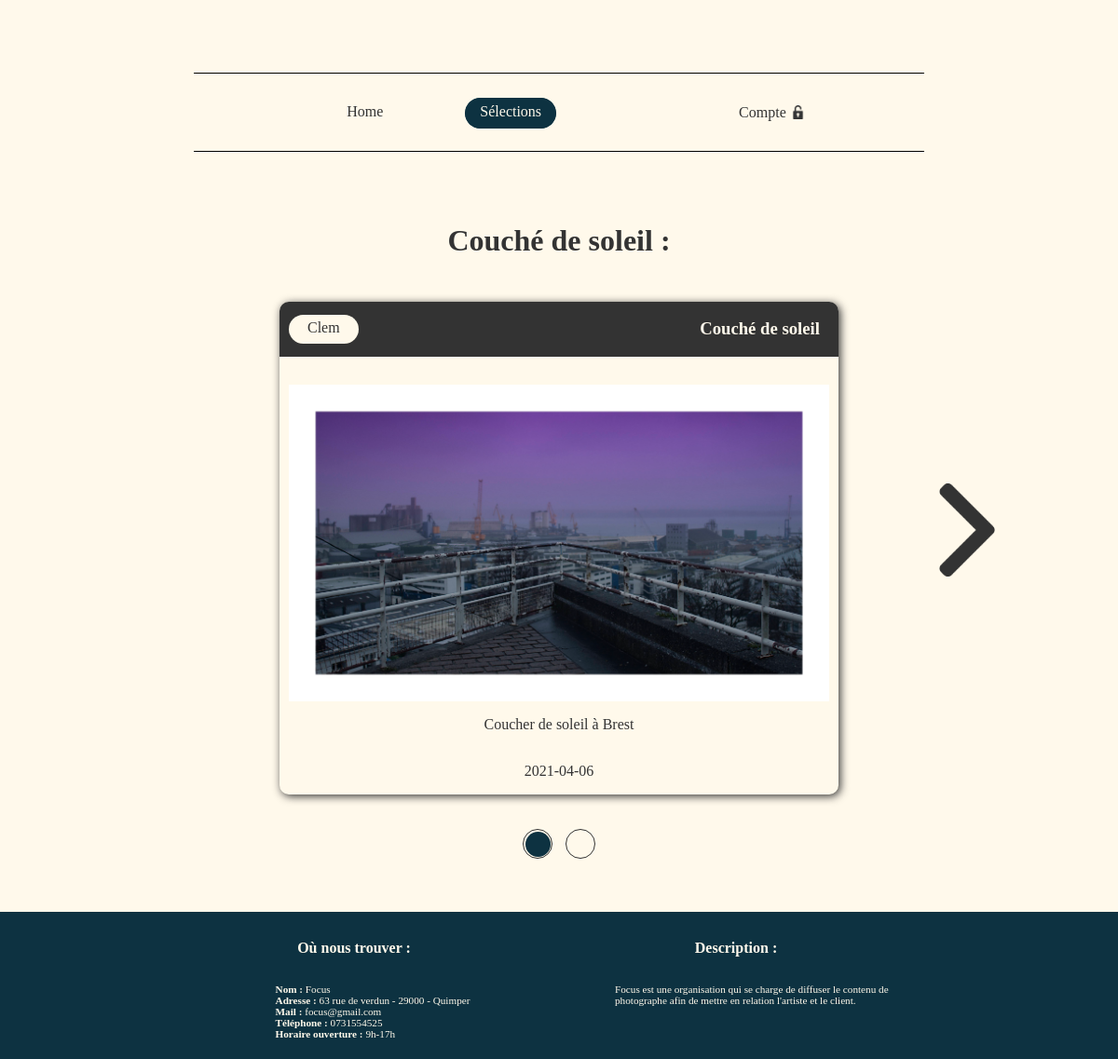
The app's page /affichageSelection.php?sel_id=6&elt_id=93 with its own data.
### tables this page shows
CREATE TABLE `t_element_ele` (
  `ele_numero` int(11) NOT NULL,
  `ele_intitule` varchar(200) NOT NULL,
  `ele_descriptif` varchar(500) NOT NULL,
  `ele_date` date NOT NULL,
  `ele_fichierImage` varchar(100) NOT NULL,
  `ele_etat` char(1) NOT NULL
);

CREATE TABLE `t_selection_sel` (
  `sel_numero` int(11) NOT NULL,
  `sel_intitule` varchar(100) NOT NULL,
  `sel_texteIntro` varchar(500) NOT NULL,
  `sel_date` date NOT NULL,
  `com_pseudo` varchar(60) NOT NULL
);

CREATE TABLE `t_presentation_pre` (
  `pre_numero` int(11) NOT NULL,
  `pre_nomStruct` varchar(80) NOT NULL,
  `pre_adresse` varchar(100) NOT NULL,
  `pre_adresseMail` varchar(100) NOT NULL,
  `pre_numeroTel` varchar(10) NOT NULL,
  `pre_horaireOuverture` varchar(10) NOT NULL,
  `pre_texte` varchar(500) NOT NULL,
  `com_pseudo` varchar(60) NOT NULL
);

### affichageSelection.php (the view, shortened to what this page needs)
<!DOCTYPE html>
<html lang="fr" dir="ltr">
<head>
   <link rel="stylesheet" href="../../css/selection.css" />
   <link rel="stylesheet" href="../../css/navBar.css" />
   <link rel="stylesheet" href="../../css/footer.css" />
</head>
<body>
   <aside>
      <ul class="navBar" >
         <li><a href="../../index.php">Home</a></li>
         <li><a href="selection.php" class="bouton">Sélections</a></li>
         <?php
         if(isset($_SESSION['login'])){
            echo "<li class='menu compte'><a>Compte<img class='lock' src='../../assets/logos/padlock_bc.png'></img></a>";
         }else{
            echo "<li class='menu compte'><a>Compte<img class='lock' src='../../assets/logos/padlock_bo.png'></img></a>";
         }
         ?>
         </li>
      </ul>
   </aside>
   <?php
   require('../connexionBDD.php');
   $nbRowsSuiv=0;
   $nbEle=0;
   if(!empty($_GET['elt_id']) and is_int((int)$_GET['elt_id']) and is_int((int)$_GET['sel_id']) and isset($_GET['sel_id']) and isset($_GET['elt_id'])){
      $sel_id=(int)htmlspecialchars($_GET['sel_id']);
      $elt_id=(int)htmlspecialchars($_GET['elt_id']);
      $reqEle = "SELECT sel_intitule, ele_intitule, ele_descriptif, ele_date, ele_fichierImage, com_pseudo, ele_etat
                 FROM t_element_ele
                 JOIN tj_relie_rel USING(ele_numero)
                 JOIN t_selection_sel USING(sel_numero)
                 WHERE ele_numero=$elt_id
                 AND sel_numero=$sel_id";
      $resEle = $mysqli->query($reqEle);
      $nbEle = $resEle->num_rows;
      if(!$resEle){
         echo "Error: La requête a echoué \n";
         echo "Errno: " . $mysqli->errno . "\n";
         echo "Error: " . $mysqli->error . "\n";
         exit();
      }
      else{
         $ele = $resEle->fetch_array(MYSQLI_ASSOC);
      }
      $reqEleSuiv = "SELECT ele_numero FROM t_element_ele
                     JOIN tj_relie_rel USING(ele_numero)
                     JOIN t_selection_sel USING(sel_numero)
                     WHERE sel_numero = $sel_id
                     AND ele_numero > $elt_id
                     LIMIT 1";
      $resEleSuiv = $mysqli->query($reqEleSuiv);
      $nbRowsSuiv = $resEleSuiv->num_rows;
      if(!$resEleSuiv){
         echo "Error: La requête a echoué \n";
         echo "Errno: " . $mysqli->errno . "\n";
         echo "Error: " . $mysqli->error . "\n";
         exit();
      }
      else{
         $eleSuiv = $resEleSuiv->fetch_array(MYSQLI_ASSOC);
      }
      $reqCptEle = "SELECT ele_numero
                    FROM t_element_ele
                    JOIN tj_relie_rel USING(ele_numero)
                    WHERE sel_numero='$_GET[sel_id]'";
      $resCptEle = $mysqli->query($reqCptEle);
   }
   ?>
   <?php
      if(!empty($elt_id) and $nbEle){
         echo "
            <h2 id='ancre'>".$ele['sel_intitule']." :</h2>
            <section>
               <article class='imgUser'>
                  <div class='headerPublic'>
                     <a href='#'>".$ele['com_pseudo']."</a>
                     <h3>".$ele['ele_intitule']."</h3>
                  </div>
                  <img src='../../assets/img/".$ele['ele_fichierImage']."' alt='img1'>
                  <p>".$ele['ele_descriptif']."</p>
                  <p>".$ele['ele_date']."</p>
               </article>
            </section>";
      }
      if($nbEle){
         if($nbRowsSuiv){
            echo "<a href='affichageSelection.php?sel_id=".$sel_id."&elt_id=".$eleSuiv['ele_numero']."#ancre'><img class='flecheDroite' src='../../assets/logos/flecheDroite.png' alt='flecheDroite'></a>";
         }
         echo "<section class='indice'>";
         while ($cptEle = $resCptEle->fetch_assoc()) {
            if($cptEle['ele_numero']==$elt_id){
               echo "<a class='indiceB' href='affichageSelection.php?sel_id=".$sel_id."&elt_id=".$cptEle['ele_numero']."#ancre'></a>";
            }
            else{
               echo "<a class='indiceG' href='affichageSelection.php?sel_id=".$sel_id."&elt_id=".$cptEle['ele_numero']."#ancre'></a>";
            }
         }
         echo "</section>";
      }
      elseif(!isset($_GET['elt_id']) or !isset($_GET['sel_id'])){
         echo "<h1 class='emptySel'>Vous devez mentionner une sélection et un élément</h1>";
      }
      elseif (empty($_GET['sel_id'])) {
         echo "<h1 class='emptySel'>La sélection n'existe pas</h1>";
      }
      elseif(empty($_GET['elt_id'])){
         echo "<h1 class='emptySel'>La sélection est vide</h1>";
      }
      elseif(!is_int($_GET['elt_id']) or !is_int($_GET['sel_id'])){
         echo "<h1 class='emptySel'>Le numéro de l'élément/sélection est invalide</h1>";
      }
      else{
         echo "<h1 class='emptySel'>Element inconnu</h1>";
      }
   ?>
   <?php require('../footer.php'); ?>
</body>
</html>

### footer.php (shortened to what this page needs)
<?php
require('connexionBDD.php');
$reqStruc = "SELECT pre_nomStruct, pre_adresse, pre_adresseMail, pre_numeroTel, pre_horaireOuverture, pre_texte
             FROM t_presentation_pre;";
$resStruc = $mysqli->query($reqStruc);
if(!$resStruc){
   echo "Error: La requête a echoué \n";
   echo "Errno: " . $mysqli->errno . "\n";
   echo "Error: " . $mysqli->error . "\n";
   exit();
}
else{
   $struc = $resStruc->fetch_array(MYSQLI_ASSOC);
}
?>
<footer id="contact">
   <article class="infosOrga">
      <h2>Où nous trouver : </h2>
      <ul>
         <li><B>Nom : </B><?php echo $struc['pre_nomStruct'] ?></li>
         <li><B>Adresse : </B><?php echo $struc['pre_adresse'] ?></li>
         <li><B>Mail : </B><?php echo $struc['pre_adresseMail'] ?></li>
         <li><B>Téléphone : </B><?php echo $struc['pre_numeroTel'] ?></li>
         <li><B>Horaire ouverture : </B><?php echo $struc['pre_horaireOuverture'] ?></li>
      </ul>
   </article>
   <article class="infosOrga">
      <h2>Description :</h2>
      <ul>
         <li class="description"><?php echo $struc['pre_texte'] ?></li>
      </ul>
   </article>
</footer>

### selection.css (style rules this page uses)
html { scroll-behavior: smooth; margin: 0 }
p, a, a:visited { text-decoration: none; font-size: 1em; color: rgb(51, 51, 51); }
body { margin: 0; padding: 0; font-family: "Kiwi_Maru"; background-color: rgb(255, 249, 235); display: flex; flex-direction: column; align-items: center; position: relative; }
h2 { margin-top: 0px; color : rgb(51, 51, 51); font-size: 2em; }
section { display: flex; flex-direction: column; align-items: center; margin-bottom: 30px; }
.imgUser { display: flex; flex-direction: column; align-items: center; margin-top: 20px; width: 50vw; min-width:600px; box-shadow: 2px 2px 10px rgb(51, 51, 51); border-radius: 10px; }
.headerPublic { width: 100%; min-width: 600px; display: flex; align-items: center; justify-content:space-between; background-color: rgb(51, 51, 51); border-top-left-radius: 10px; border-top-right-radius:10px; color: rgb(255, 249, 235); }
.headerPublic a { margin-left: 10px; padding: 5px 20px 8px 20px; border-radius:50px; background-color: rgb(255, 249, 235); color:rgb(51, 51, 51); }
.headerPublic h3 { margin-right: 20px; }
.imgUser img { margin-top: 30px; max-width: 45vw; min-width: 580px; }
.flecheDroite, .flecheGauche { width:100px; position: absolute; top:50%; transform: translate(-50%,-50%); transition: all 0.2s; }
.flecheDroite { right: 5.2%; }
.indice { flex-direction: row; margin-bottom: 50px; height: auto; width: 600px; flex-wrap: wrap; align-items: center; justify-content: center; }
.indiceB, .indiceG { display: flex; align-items: center; justify-content: center; content: ''; width: 30px; height: 30px; background-color: rgb(255, 249, 235); border-radius: 50%; border: solid 1px rgb(51, 51, 51); margin:7px; }
.indiceB::after { content: ''; width: 90%; height: 90%; border-radius: 50%; background-color: rgb(13, 50, 65); }
.indiceG::after { content: ''; width: 80%; height:80%; border-radius: 50%; background-color: rgb(255, 249, 235); transition: all 0.2s; }

### navBar.css (style rules this page uses)
aside a, aside a:visited { color: rgb(51, 51, 51); text-decoration: none; }
aside { height: 30vh; width: 100%; display: flex; align-items: center; justify-content: center; }
.navBar { display: inline-flex; width: 60%; min-width:440px; justify-content:center; align-items: center; border-bottom: solid 1px black; border-top: solid 1px black; z-index: 10; background-color: rgb(255, 249, 235); list-style-type: none; padding: 4vh; transition: width 0.5s; }
.navBar li { text-align: center; margin-right: 6vw; }
.bouton, .bouton:visited { border-radius: 25px; padding: 5px 15px 9px 15px; border: solid 1px rgb(13, 50, 65); background-color: rgb(13, 50, 65); color: rgb(255, 249, 235); }
li a { border: solid 1px rgb(255, 249, 235); border-radius: 25px; transition: all 0.5s; padding: 5px 15px 9px 15px; }
.lock { width: 15px; margin-left: 5px; position: relative; top:2px; }
.compte { position: relative; left: 15%; }

### footer.css (style rules this page uses)
footer p, footer ul { text-decoration: none; color: rgb(255, 249, 235); }
footer li { font-size: 0.7em; }
footer h2 { color: rgb(255, 249, 235); font-size: 1em; }
footer ul { list-style-type: none; margin-left: 0; }
footer { padding-top: 30px; padding-bottom: 5px; width: 100%; background-color: rgb(13, 50, 65); display: flex; justify-content: center; bottom: 0; }
.infosOrga { margin-left: 50px; margin-right: 50px; display: flex; flex-direction: column; align-items: center; min-width: 280px; }
.description { width: 300px; }

### records on screen
t_element_ele: t_selection_sel.sel_intitule "Couché de soleil", t_selection_sel.com_pseudo "Clem", ele_intitule "Couché de soleil", ele_fichierImage (picture), ele_descriptif "Coucher de soleil à Brest", ele_date "2021-04-06"
t_presentation_pre: pre_nomStruct "Focus", pre_adresse "63 rue de verdun - 29000 - Quimper", pre_adresseMail "focus@gmail.com", pre_numeroTel "0731554525", pre_horaireOuverture "9h-17h", pre_texte "Focus est une organisation qui se charge de diffuser le contenu de photographe afin de mettre en relation l'artiste et le client."
